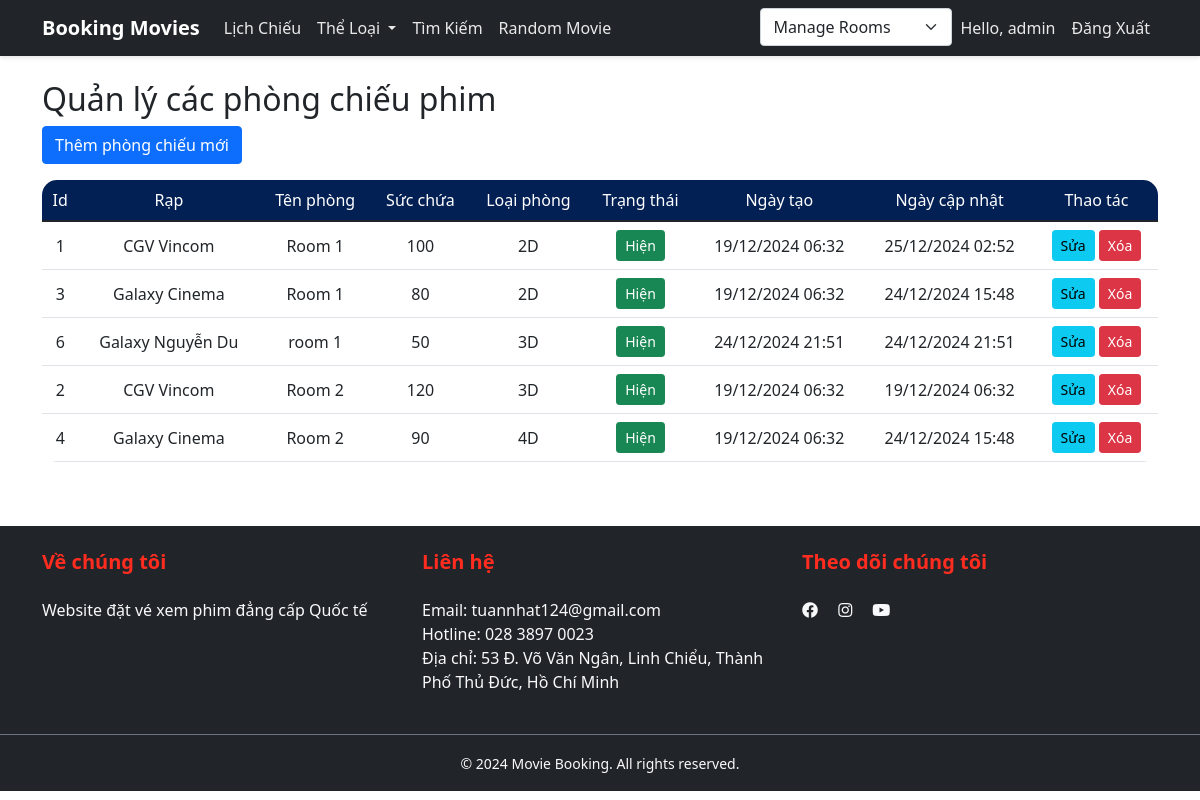
Page /Booking-movies/admin/manage_rooms.php (signed in) on the committed database.
### tables this page shows
CREATE TABLE `users` (
  `id` int(11) NOT NULL,
  `username` varchar(50) NOT NULL,
  `password` varchar(255) NOT NULL,
  `email` varchar(100) NOT NULL,
  `fullname` varchar(100) DEFAULT NULL,
  `phone` varchar(15) DEFAULT NULL,
  `role` enum('admin','user') DEFAULT 'user',
  `status` enum('active','blocked') DEFAULT 'active',
  `created_at` timestamp NOT NULL DEFAULT current_timestamp(),
  `updated_at` timestamp NOT NULL DEFAULT current_timestamp() ON UPDATE current_timestamp()
);

CREATE TABLE `rooms` (
  `id` int(11) NOT NULL,
  `theater_id` int(11) NOT NULL,
  `name` varchar(255) NOT NULL,
  `capacity` int(11) NOT NULL,
  `room_type` enum('2D','3D','4D') DEFAULT '2D',
  `status` enum('active','maintenance') DEFAULT 'active',
  `created_at` timestamp NOT NULL DEFAULT current_timestamp(),
  `updated_at` timestamp NOT NULL DEFAULT current_timestamp() ON UPDATE current_timestamp()
);

CREATE TABLE `theaters` (
  `id` int(11) NOT NULL,
  `name` varchar(255) NOT NULL,
  `address` varchar(255) NOT NULL,
  `phone` varchar(15) DEFAULT NULL,
  `total_seats` int(11) DEFAULT NULL,
  `created_at` timestamp NOT NULL DEFAULT current_timestamp(),
  `updated_at` timestamp NOT NULL DEFAULT current_timestamp() ON UPDATE current_timestamp()
);

### Booking-movies/app/models/Movie.php (called while the page is built, shortened)
<?php
require_once 'db.php';
class Movie extends Database
{
    public function getAllMovies($status = null)
    {
        $sql = "SELECT * FROM movies";
        $sql .= " ORDER BY release_date DESC";
        $stmt = self::$connection->prepare($sql);
        return $this->select($stmt);
    }
}

### Booking-movies/app/models/db.php (called while the page is built, shortened)
<?php
class Database
{
    public function select($sql)
    {
        $sql->execute();
        return $sql->get_result()->fetch_all(MYSQLI_ASSOC);
    }
}

### Booking-movies/app/models/User.php (called while the page is built, shortened)
<?php
require_once 'db.php';
class User extends Database
{
    public function getUserById($id)
    {
        $sql = "SELECT * FROM users WHERE id = ?";
        $stmt = self::$connection->prepare($sql);
        $stmt->bind_param("i", $id);
        return $this->select($stmt);
    }
}

### Booking-movies/app/models/Room.php (called while the page is built, shortened)
<?php
require_once 'db.php';
class Room extends Database
{
    public function getTotalRooms()
    {
        $sql = "SELECT COUNT(*) as total FROM rooms";
        $result = self::$connection->query($sql);
        $row = $result->fetch_assoc();
        return $row['total'];
    }
    public function getRoomsByPagination($offset, $limit)
    {
        $sql = "SELECT r.*, t.name as theater_name
                FROM rooms r
                JOIN theaters t ON r.theater_id = t.id
                ORDER BY r.name
                LIMIT ?, ?";
        $stmt = self::$connection->prepare($sql);
        $stmt->bind_param("ii", $offset, $limit);
        $stmt->execute();
        $result = $stmt->get_result();
        return $result->fetch_all(MYSQLI_ASSOC);
    }
}

### Booking-movies/app/common/Pagination.php (called while the page is built, shortened)
<?php
class Pagination {
    private $itemsPerPage;
    private $offset;
    public function __construct($totalItems, $itemsPerPage = 10, $currentPage = 1) {
        $this->totalItems = $totalItems;
        $this->itemsPerPage = $itemsPerPage;
        $this->currentPage = (int)$currentPage;
        $this->totalPages = ceil($this->totalItems / $this->itemsPerPage);
        $this->offset = ($this->currentPage - 1) * $this->itemsPerPage;
    }
    public function getOffset() {
        return $this->offset;
    }
    public function getLimit() {
        return $this->itemsPerPage;
    }
}

### Booking-movies/app/models/TheaterModel.php (called while the page is built, shortened)
<?php
require_once 'db.php';
class TheaterModel extends Database
{
    public function getAllTheaters()
    {
        $sql = "SELECT * FROM theaters";
        $stmt = self::$connection->prepare($sql);
        $stmt->execute();
        $result = $stmt->get_result();
        return $result->fetch_all(MYSQLI_ASSOC);
    }
}

### Booking-movies/admin/manage_rooms.php (the view, shortened to what this page needs)
<?php
include '../includes/header.php';
require_once '../app/common/Pagination.php';
$page = isset($_GET['page']) ? (int)$_GET['page'] : 1;
$itemsPerPage = 10;
$totalRooms = $roomModel->getTotalRooms();
$pagination = new Pagination($totalRooms, $itemsPerPage, $page);
$rooms = $roomModel->getRoomsByPagination($pagination->getOffset(), $pagination->getLimit());
$theaters = $theaterModel->getAllTheaters();
?>
<div class="container mt-4">
    <h2>Quản lý các phòng chiếu phim</h2>
    <button type="button" class="btn btn-primary mb-3" data-bs-toggle="modal" data-bs-target="#addRoomModal">
        Thêm phòng chiếu mới
    </button>
    <div class="table-responsive">
        <table class="table">
            <thead>
                <tr>
                    <th>Id</th>
                    <th>Rạp</th>
                    <th>Tên phòng</th>
                    <th>Sức chứa</th>
                    <th>Loại phòng</th>
                    <th>Trạng thái</th>
                    <th>Ngày tạo</th>
                    <th>Ngày cập nhật</th>
                    <th>Thao tác</th>
                </tr>
            </thead>
            <tbody>
                <?php foreach ($rooms as $room): ?>
                    <tr>
                        <td><?php echo $room['id']; ?></td>
                        <td>
                            <?php
                            foreach ($theaters as $theater) {
                                if ($theater['id'] == $room['theater_id']) {
                                    echo $theater['name'];
                                    break;
                                }
                            }
                            ?>
                        </td>
                        <td><?php echo $room['name']; ?></td>
                        <td><?php echo $room['capacity']; ?></td>
                        <td><?php echo $room['room_type']; ?></td>
                        <td>
                            <a href="?toggle_status=<?php echo $room['id']; ?>&status=<?php echo $room['status']; ?>"
                                class="btn btn-sm <?php echo $room['status'] == 'active' ? 'btn-success' : 'btn-secondary'; ?>">
                                <?php echo $room['status'] == 'active' ? 'Hiện' : 'Ẩn'; ?>
                            </a>
                        </td>
                        <td><?php echo date('d/m/Y H:i', strtotime($room['created_at'])); ?></td>
                        <td><?php echo date('d/m/Y H:i', strtotime($room['updated_at'])); ?></td>
                        <td>
                            <button class="btn btn-sm btn-info edit-room"
                                data-room='<?php echo json_encode($room); ?>'
                                data-bs-toggle="modal" data-bs-target="#editRoomModal">
                                Sửa
                            </button>
                            <a href="?delete=<?php echo $room['id']; ?>"
                                class="btn btn-sm btn-danger"
                                onclick="return confirm('Bạn có chắc muốn xóa phòng này?')">
                                Xóa
                            </a>
                        </td>
                    </tr>
                <?php endforeach; ?>
            </tbody>
        </table>
    </div>
</div>
<?php include '../includes/footer.php'; ?>

### Booking-movies/includes/header.php (shortened to what this page needs)
<?php
require_once $_SERVER['DOCUMENT_ROOT'] . '/Project_Be1/Booking-movies/app/models/db.php';
require_once $_SERVER['DOCUMENT_ROOT'] . '/Project_Be1/Booking-movies/app/models/User.php';
require_once $_SERVER['DOCUMENT_ROOT'] . '/Project_Be1/Booking-movies/app/models/Movie.php';
require_once $_SERVER['DOCUMENT_ROOT'] . '/Project_Be1/Booking-movies/app/models/Booking.php';
require_once $_SERVER['DOCUMENT_ROOT'] . '/Project_Be1/Booking-movies/app/models/TheaterModel.php';
require_once $_SERVER['DOCUMENT_ROOT'] . '/Project_Be1/Booking-movies/app/models/Room.php';
$userModel = new User();
$movieModel = new Movie();
$theaterModel = new TheaterModel();
$roomModel = new Room();
$allMovies = $movieModel->getAllMovies();
$randomMovie = $allMovies[array_rand($allMovies)];
?>
<?php
if (isset($_SESSION['user_id'])) {
    $user_id = $_SESSION['user_id'];
    $user_details = $userModel->getUserById($user_id);
    $user = $user_details[0];
} ?>
<!DOCTYPE html>
<html lang="vi">
<head>
    <link rel="stylesheet" href="/Project_Be1/Booking-movies/assets/css/style.css">
    <link rel="stylesheet" href="/Project_Be1/Booking-movies/assets/css/pagination.css">
    <link rel="stylesheet" href="/Project_Be1/Booking-movies/assets/css/banner.css">
    <link rel="stylesheet" href="/Project_Be1/Booking-movies/assets/css/genre.css">
    <link rel="stylesheet" href="/Project_Be1/Booking-movies/assets/css/notification.css">
    <link href="https://cdn.jsdelivr.net/npm/bootstrap@5.1.3/dist/css/bootstrap.min.css" rel="stylesheet">
</head>
<body>
    <nav class="navbar navbar-expand-lg navbar-dark bg-dark">
        <div class="container">
            <a class="navbar-brand" href="/Project_Be1/Booking-movies/">Booking Movies</a>
            <div class="collapse navbar-collapse">
                <ul class="navbar-nav me-auto">
                    <li class="nav-item">
                        <a class="nav-link" href="/Project_Be1/Booking-movies/schedule.php">Lịch Chiếu</a>
                    </li>
                    <li class="nav-item dropdown">
                        <a class="nav-link dropdown-toggle" href="#" role="button" data-bs-toggle="dropdown" aria-expanded="false">
                            Thể Loại
                        </a>
                    </li>
                    <li class="nav-item">
                        <a class="nav-link" href="/Project_Be1/Booking-movies/search.php">Tìm Kiếm</a>
                    </li>
                    <li class="nav-item">
                        <a class="nav-link" href="/Project_Be1/Booking-movies/movie.php?id=<?php echo $randomMovie['id']; ?>">Random Movie</a>
                    </li>
                </ul>
                <ul class="navbar-nav">
                    <?php if (isset($_SESSION['user_id'])): ?>
                        <?php if ($_SESSION['role'] == 'admin'): ?>
                            <li class="nav-item">
                                <?php $current_page = $_SERVER['REQUEST_URI']; ?>
                                <select class="form-select" onchange="window.location.href=this.value">
                                    <option value="/Project_Be1/Booking-movies/admin/manage_rooms.php"
                                        <?php if ($current_page == '/Project_Be1/Booking-movies/admin/manage_rooms.php') echo 'selected'; ?>>Manage Rooms</option>
                                </select>
                            </li>
                        <?php endif; ?>
                        <li class="nav-item">
                            <a class="nav-link" href="/Project_Be1/Booking-movies/user/profile.php">
                                <?php
                                if ($user) {
                                    echo 'Hello, ' . $user['username'];
                                } else {
                                    echo 'Tài khoản';
                                }
                                ?>
                            </a>
                        </li>
                        <li class="nav-item">
                            <a class="nav-link" href="/Project_Be1/Booking-movies/user/logout.php">Đăng Xuất</a>
                        </li>
                    <?php endif; ?>
                </ul>
            </div>
        </div>
    </nav>
</body>
</html>

### Booking-movies/assets/css/style.css (style rules this page uses)
:root { --primary-color: #032055; --secondary-color: #ff2c1f; --text-color: #333; --white-color: #fff; --light-bg: #f8f9fa; --dark-bg: #1a1a1a; }
body { font-family: 'Poppins', sans-serif; color: var(--text-color); background-color: #f4f7fc; min-height: 100vh; display: flex; flex-direction: column; }
a { text-decoration: none !important; }
.navbar { background: var(--primary-color) !important; padding: 1rem 0; box-shadow: 0 2px 4px rgba(0, 0, 0, 0.1); }
.navbar-brand { font-size: 1.5rem; font-weight: 700; color: #fff !important; }
.navbar-dark .navbar-nav .nav-link { color: rgba(255, 255, 255, 0.9) !important; font-weight: 500; padding: 0.5rem 1rem; transition: all 0.3s ease; }
.btn-info { background-color: #17a2b8; border-color: #17a2b8; }
.btn { padding: 0.6rem 1.5rem; border-radius: 50px; font-weight: 500; transition: all 0.3s ease; }
.btn-primary { background: var(--primary-color); border: none; }
.table { background: white; border-radius: 15px; overflow: hidden; }
.table thead th { text-align: center; background: var(--primary-color); color: white; font-weight: 500; border: none; }
.table td { text-align: center; vertical-align: middle; }

### rows in the picture
users: username "admin"
rooms: id "1", name "Room 1", capacity "100", room_type "2D", status "Hiện", created_at "19/12/2024 06:32", updated_at "25/12/2024 02:52"
theaters: name "CGV Vincom"
rooms: id "3", name "Room 1", capacity "80", room_type "2D", status "Hiện", created_at "19/12/2024 06:32", updated_at "24/12/2024 15:48"
theaters: name "Galaxy Cinema"
rooms: id "6", name "room 1", capacity "50", room_type "3D", status "Hiện", created_at "24/12/2024 21:51", updated_at "24/12/2024 21:51"
theaters: name "Galaxy Nguyễn Du"
rooms: id "2", name "Room 2", capacity "120", room_type "3D", status "Hiện", created_at "19/12/2024 06:32", updated_at "19/12/2024 06:32"
rooms: id "4", name "Room 2", capacity "90", room_type "4D", status "Hiện", created_at "19/12/2024 06:32", updated_at "24/12/2024 15:48"
